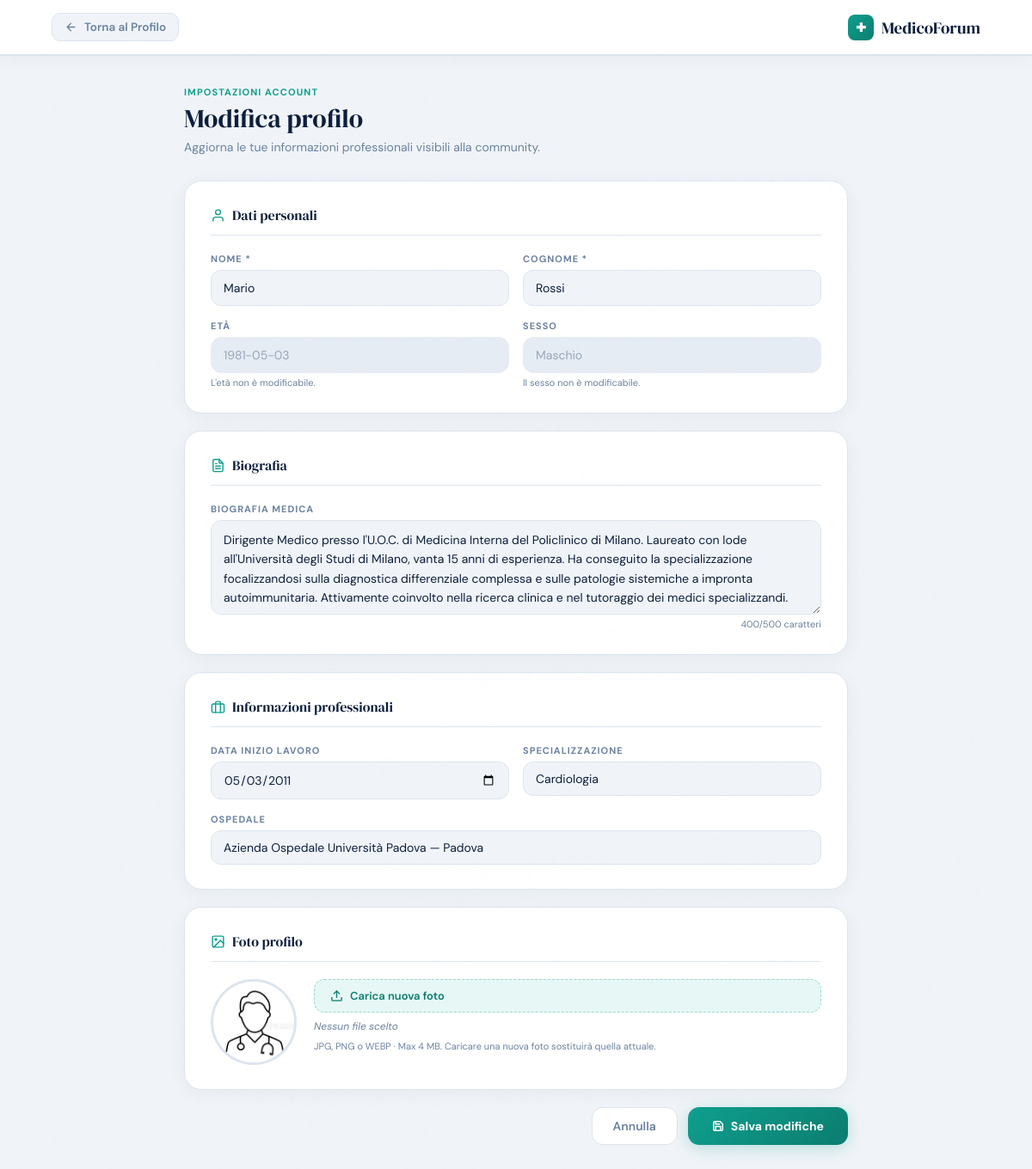
/frontend/modifica_profilo.php (signed in), run on the app's committed database.
### tables this page shows
CREATE TABLE `dottori` (
  `id_dottore` int(11) NOT NULL,
  `nome` varchar(30) NOT NULL,
  `cognome` varchar(30) NOT NULL,
  `sesso` varchar(1) NOT NULL,
  `data_nascita` date DEFAULT NULL,
  `data_inizio_lavoro` date DEFAULT NULL,
  `foto_profilo` varchar(500) DEFAULT NULL,
  `specializzazione` int(11) NOT NULL,
  `ospedale` int(11) NOT NULL,
  `biografia` varchar(500) DEFAULT NULL
);

CREATE TABLE `specializzazioni` (
  `codice` int(11) NOT NULL,
  `nome` varchar(50) NOT NULL,
  `descrizione` varchar(500) DEFAULT NULL
);

CREATE TABLE `ospedali` (
  `id_ospedale` int(11) NOT NULL,
  `nome` varchar(50) NOT NULL,
  `provincia` varchar(50) NOT NULL,
  `citta` varchar(50) NOT NULL,
  `via` varchar(50) NOT NULL,
  `civico` int(11) NOT NULL
);

### frontend/modifica_profilo.php (the view, shortened to what this page needs)
<?php
require_once 'database.php';
try {
  $connessione = new PDO("mysql:host=$host;dbname=$db", $user, $password);
  $connessione->setAttribute(PDO::ATTR_ERRMODE, PDO::ERRMODE_EXCEPTION);
} catch (PDOException $e) {
  die("Errore nella gestione del database: " . $e->getMessage());
}
$sql = "SELECT dottori.nome, dottori.cognome, dottori.biografia, dottori.data_inizio_lavoro,
               dottori.data_nascita, dottori.sesso, dottori.foto_profilo,
               dottori.ospedale AS id_ospedale, dottori.specializzazione AS cod_spec
        FROM dottori
        WHERE id_dottore = ?";
$stmt = $connessione->prepare($sql);
$stmt->execute([$_SESSION['utente']]);
$dottore = $stmt->fetch(PDO::FETCH_ASSOC);
$stmt_spec = $connessione->prepare("SELECT codice, nome FROM specializzazioni ORDER BY nome");
$stmt_spec->execute();
$specializzazioni = $stmt_spec->fetchAll(PDO::FETCH_ASSOC);
$stmt_osp = $connessione->prepare("SELECT id_ospedale, nome, citta FROM ospedali ORDER BY nome");
$stmt_osp->execute();
$ospedali = $stmt_osp->fetchAll(PDO::FETCH_ASSOC);
?>
<!DOCTYPE html>
<html lang="it">
<head>
</head>
<body>
  <header>
    <a href="profilo.php" class="back-btn">
      <svg width="15" height="15" viewBox="0 0 24 24" fill="none" stroke="currentColor" stroke-width="2.2"
        stroke-linecap="round" stroke-linejoin="round">
        <path d="M19 12H5M12 19l-7-7 7-7" />
      </svg>
      Torna al Profilo
    </a>
    <a href="home.php" class="nav-logo">
      <span class="cross">✚</span>
      MedicoForum
    </a>
  </header>
  <div class="page-wrapper">
    <div class="page-header">
      <div class="page-label">Impostazioni account</div>
      <div class="page-title">Modifica profilo</div>
      <div class="page-subtitle">Aggiorna le tue informazioni professionali visibili alla community.</div>
    </div>
    <form method="POST" action="modifica_profilo.php" enctype="multipart/form-data">
      <div class="form-card">
        <div class="card-section-title">
          <svg width="17" height="17" viewBox="0 0 24 24" fill="none" stroke="var(--teal)" stroke-width="2"
            stroke-linecap="round" stroke-linejoin="round">
            <path d="M20 21v-2a4 4 0 0 0-4-4H8a4 4 0 0 0-4 4v2" />
            <circle cx="12" cy="7" r="4" />
          </svg>
          Dati personali
        </div>
        <div class="form-grid">
          <div class="field">
            <label class="field-label" for="nome">Nome *</label>
            <input type="text" id="nome" name="nome" value="<?= htmlspecialchars($dottore['nome']) ?>" required
              maxlength="100">
          </div>
          <div class="field">
            <label class="field-label" for="cognome">Cognome *</label>
            <input type="text" id="cognome" name="cognome" value="<?= htmlspecialchars($dottore['cognome']) ?>" required
              maxlength="100">
          </div>
          <div class="field">
            <label class="field-label">Età</label>
            <input type="text" value="<?= htmlspecialchars($dottore['data_nascita'] ?? '—') ?>" readonly>
            <span class="field-hint">L'età non è modificabile.</span>
          </div>
          <div class="field">
            <label class="field-label">Sesso</label>
            <input type="text" value="<?= $dottore['sesso'] === 'm' ? 'Maschio' : 'Femmina' ?>" readonly>
            <span class="field-hint">Il sesso non è modificabile.</span>
          </div>
        </div>
      </div>
      <div class="form-card">
        <div class="card-section-title">
          Biografia
        </div>
        <div class="form-grid full">
          <div class="field">
            <label class="field-label" for="biografia">Biografia medica</label>
            <textarea id="biografia" name="biografia" maxlength="500"
              placeholder="Descrivi la tua esperienza clinica, aree di interesse e approccio alla medicina…"><?= htmlspecialchars($dottore['biografia'] ?? '') ?></textarea>
            <span class="char-count" id="charCount">
              <span id="charNum"><?= mb_strlen($dottore['biografia'] ?? '') ?></span>/500 caratteri
            </span>
          </div>
        </div>
      </div>
      <div class="form-card">
        <div class="card-section-title">
          <svg width="17" height="17" viewBox="0 0 24 24" fill="none" stroke="var(--teal)" stroke-width="2"
            stroke-linecap="round" stroke-linejoin="round">
            <rect x="2" y="7" width="20" height="14" rx="2" />
            <path d="M16 21V5a2 2 0 0 0-2-2h-4a2 2 0 0 0-2 2v16" />
          </svg>
          Informazioni professionali
        </div>
        <div class="form-grid">
          <div class="field">
            <label class="field-label" for="data_inizio_lavoro">Data inizio lavoro</label>
            <input type="date" id="data_inizio_lavoro" name="data_inizio_lavoro"
              value="<?= htmlspecialchars($dottore['data_inizio_lavoro'] ?? '') ?>">
          </div>
          <div class="field">
            <label class="field-label" for="specializzazione">Specializzazione</label>
            <select id="specializzazione" name="specializzazione">
              <?php foreach ($specializzazioni as $s): ?>
                <option value="<?= htmlspecialchars($s['codice']) ?>" <?= $s['codice'] == $dottore['cod_spec'] ? 'selected' : '' ?>>
                  <?= htmlspecialchars($s['nome']) ?>
                </option>
              <?php endforeach; ?>
            </select>
          </div>
          <div class="field" style="grid-column: 1 / -1">
            <label class="field-label" for="ospedale">Ospedale</label>
            <select id="ospedale" name="ospedale">
              <?php foreach ($ospedali as $o): ?>
                <option value="<?= htmlspecialchars($o['id_ospedale']) ?>" <?= $o['id_ospedale'] == $dottore['id_ospedale'] ? 'selected' : '' ?>>
                  <?= htmlspecialchars($o['nome'] . ' — ' . $o['citta']) ?>
                </option>
              <?php endforeach; ?>
            </select>
          </div>
        </div>
      </div>
      <div class="form-card">
        <div class="card-section-title">
          <svg width="17" height="17" viewBox="0 0 24 24" fill="none" stroke="var(--teal)" stroke-width="2"
            stroke-linecap="round" stroke-linejoin="round">
            <rect x="3" y="3" width="18" height="18" rx="2" />
            <circle cx="8.5" cy="8.5" r="1.5" />
            <polyline points="21 15 16 10 5 21" />
          </svg>
          Foto profilo
        </div>
        <div class="foto-wrap">
          <div class="foto-preview-box">
            <img src="img/<?= htmlspecialchars($dottore['foto_profilo']) ?>" id="fotoPreview" alt="Foto attuale">
          </div>
          <div class="foto-upload-col">
            <label class="foto-upload-label" for="foto_profilo">
              <svg width="15" height="15" viewBox="0 0 24 24" fill="none" stroke="currentColor" stroke-width="2.2"
                stroke-linecap="round" stroke-linejoin="round">
                <path d="M21 15v4a2 2 0 0 1-2 2H5a2 2 0 0 1-2-2v-4" />
                <polyline points="17 8 12 3 7 8" />
                <line x1="12" y1="3" x2="12" y2="15" />
              </svg>
              Carica nuova foto
            </label>
            <div class="foto-name" id="fotoName">Nessun file scelto</div>
            <div class="foto-hint">JPG, PNG o WEBP · Max 4 MB. Caricare una nuova foto sostituirà quella attuale.</div>
          </div>
        </div>
      </div>
      <div class="submit-row">
        <a href="profilo.php" class="btn-cancel">Annulla</a>
        <button type="submit" class="btn-save">
          <svg width="14" height="14" viewBox="0 0 24 24" fill="none" stroke="currentColor" stroke-width="2.5"
            stroke-linecap="round" stroke-linejoin="round">
            <path d="M19 21H5a2 2 0 0 1-2-2V5a2 2 0 0 1 2-2h11l5 5v11a2 2 0 0 1-2 2z" />
            <polyline points="17 21 17 13 7 13 7 21" />
            <polyline points="7 3 7 8 15 8" />
          </svg>
          Salva modifiche
        </button>
      </div>
    </form>
  </div>
</body>
</html>

### data on the page
dottori: nome "Mario", cognome "Rossi", data_nascita "1981-05-03", sesso "Maschio", biografia "Dirigente Medico presso l'U.O.C. di Medicina Interna del Policlinico di Milano. Laureato con lode all'Università degli Studi di Milano, vanta 15 anni di esperienza. Ha conseguito la specializzazione focalizzandosi sulla diagnostica differenziale complessa e sulle patologie sistemiche a impronta autoimmunitaria. Attivamente coinvolto nella ricerca clinica e nel tutoraggio dei medici specializzandi.", biografia "400", data_inizio_lavoro "05/03/2011", specializzazione "Cardiologia", ospedale "Azienda Ospedale Università Padova — Padova", foto_profilo (placeholder picture)
